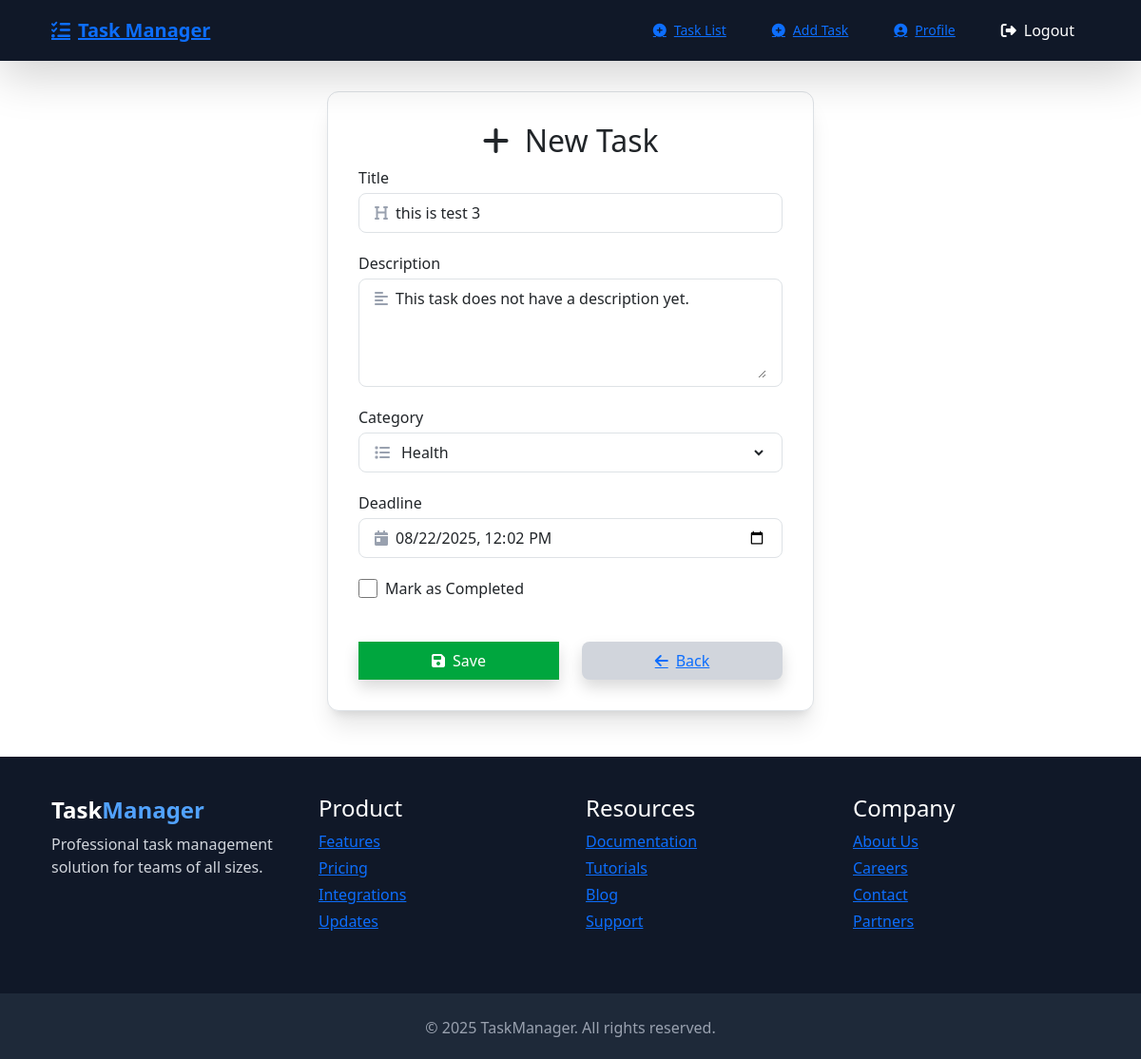
Screenshot of /task/edit/3/ (signed in) with the database file from the repository.
### task/models.py (models this page shows, shortened)
class TaskModel(models.Model):
    user = models.ForeignKey(User, on_delete=models.CASCADE)
    title = models.CharField(max_length=200)
    description = models.TextField(blank=True, default='This task does not have a description yet.', max_length=1000)
    category = models.CharField(max_length=20, choices=Category, default='Others')
    likes = models.ManyToManyField(User, related_name='likes', blank=True)
    dead_line = models.DateTimeField(null=True, blank=True)
    is_completed = models.BooleanField(default=False)
    created_at = models.DateTimeField(auto_now_add=True)
    updated_at = models.DateTimeField(auto_now=True)

### task/views.py (the view)
# urls.py: path('edit/<int:pk>/', EditTaskView.as_view(), name='task_edit'),
class EditTaskView(LoginRequiredMixin, UpdateView):
    model = TaskModel
    form_class = TaskForm
    template_name = 'task_form.html'
    success_url = reverse_lazy('task:task_list')
    def get_queryset(self):
        return TaskModel.objects.filter(user=self.request.user)

### task/forms.py
class TaskForm(forms.ModelForm):
    class Meta:
        model = TaskModel
        fields = ['title', 'description', 'category', 'is_completed', 'dead_line']

### task/templates/task_form.html (shortened to what this page needs)
{% extends "base.html" %}
{% load widget_tweaks %}
{% block content %}
<div class="flex items-center justify-center min-h-[60vh] px-4">
    <div class="w-full max-w-lg bg-white rounded-xl shadow-xl p-8 border border-gray-100">
        <h2 class="text-3xl font-bold text-center mb-6 {% if task %}text-yellow-600{% else %}text-green-600{% endif %}">
            {% if task %}
                <i class="fa-solid fa-pen-to-square mr-2"></i> Edit Task
            {% else %}
                <i class="fa-solid fa-plus mr-2"></i> New Task
            {% endif %}
        </h2>
        <form method="post" class="space-y-5">
            <div>
                <label class="block mb-1 font-medium">Title</label>
                <div class="flex items-center border rounded-lg px-3 py-2 transition focus-within:ring-2 focus-within:ring-green-500">
                    <i class="fa-solid fa-heading text-gray-400 mr-2"></i>
                    {% render_field form.title class+="w-full outline-none border-0 focus:ring-0" placeholder="Enter task title" %}
                </div>
            </div>
            <div>
                <label class="block mb-1 font-medium">Description</label>
                <div class="flex items-start border rounded-lg px-3 py-2 transition focus-within:ring-2 focus-within:ring-green-500">
                    <i class="fa-solid fa-align-left text-gray-400 mt-1 mr-2"></i>
                    {% render_field form.description class+="w-full outline-none border-0 focus:ring-0" rows="4" placeholder="Describe your task..." %}
                </div>
            </div>
            <div>
                <label class="block mb-1 font-medium">Category</label>
                <div class="flex items-center border rounded-lg px-3 py-2 transition focus-within:ring-2 focus-within:ring-green-500">
                    <i class="fa-solid fa-list text-gray-400 mr-2"></i>
                    {% render_field form.category class+="w-full outline-none border-0 focus:ring-0" %}
                </div>
            </div>
            <div>
                <label class="block mb-1 font-medium">Deadline</label>
                <div class="flex items-center border rounded-lg px-3 py-2 transition focus-within:ring-2 focus-within:ring-green-500">
                    <i class="fa-solid fa-calendar-day text-gray-400 mr-2"></i>
                    {% render_field form.dead_line type="datetime-local" class+="w-full outline-none border-0 focus:ring-0" %}
                </div>
            </div>
            <div class="flex items-center">
                {% render_field form.is_completed class+="mr-2 h-5 w-5 text-green-600 border-gray-300 rounded focus:ring-green-500" %}
                <label class="font-medium ml-2">Mark as Completed</label>
            </div>
            <div class="flex gap-4 pt-4">
                <button type="submit"
                    class="flex-1 bg-green-600 text-white py-2 rounded-lg hover:bg-green-700 transition shadow flex items-center justify-center">
                    <i class="fa-solid fa-floppy-disk mr-2"></i> Save
                </button>
                <a href="{% url 'task:task_list' %}"
                    class="flex-1 bg-gray-300 text-gray-800 py-2 rounded-lg hover:bg-gray-400 transition shadow flex items-center justify-center">
                    <i class="fa-solid fa-arrow-left mr-2"></i> Back
                </a>
            </div>
        </form>
    </div>
</div>
{% endblock %}

### rows the page displays
TaskModel: title "this is test 3", description "This task does not have a description yet.", category "Health", dead_line "08/22/2025 12:02"
